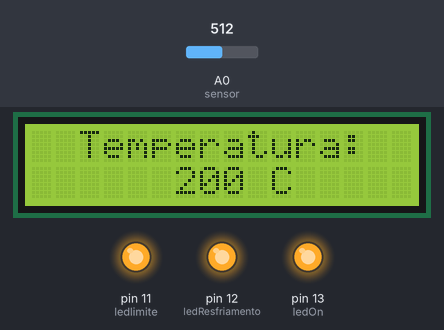
This sketch was run on a simulated Arduino Uno, built with avr-gcc and run on an emulated ATmega328P. On the bench: 16×2 character LCD, output pins drawn as LEDs (lit = HIGH). The test bench sets the inputs (shaded band); at power-on: A0 (sensor) = 512. What the sketch prints to the serial monitor is not drawn.

Above: at 1.2 s.
1.3 s: A0 (sensor) set to 298
At 2.2 s:
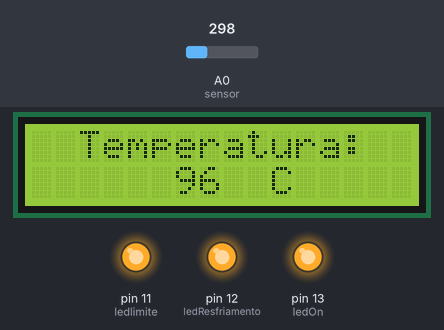
2.9 s: A0 (sensor) set to 273
At 3.6 s:
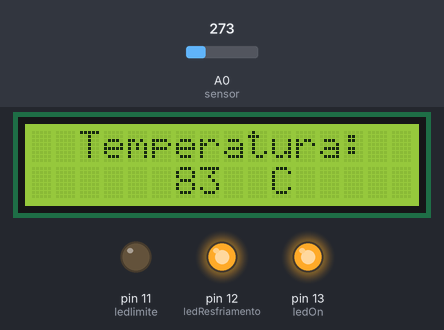
4.4 s: A0 (sensor) set to 235
At 5.2 s:
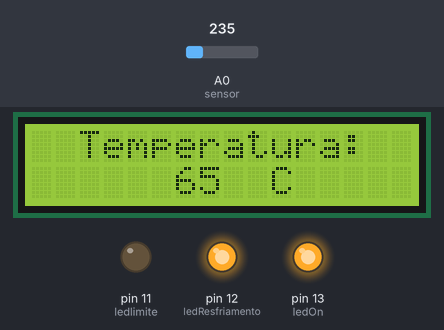
6.0 s: A0 (sensor) set to 211
At 6.8 s:
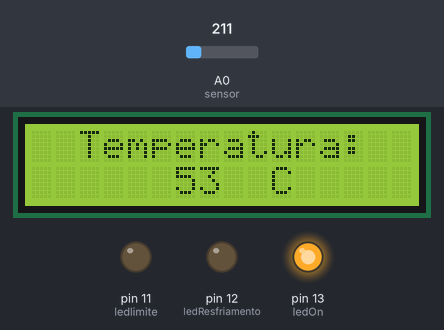
7.6 s: A0 (sensor) set to 511
At 8.5 s:
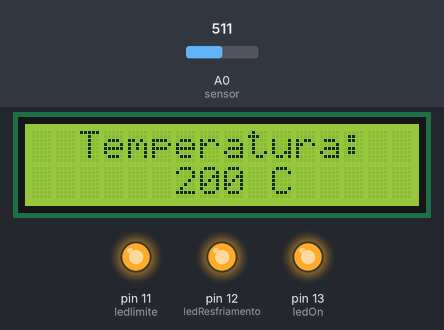
Timing chart, 0 to 10.2 s (numbered marks = the images above; inputs shaded):
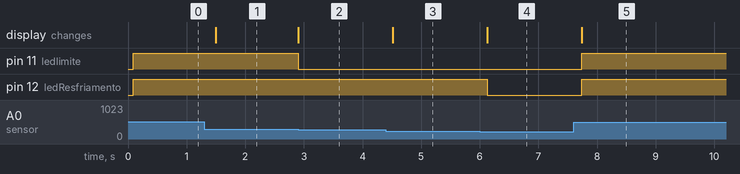

Measured:
- the behaviour switches between 286 and 285 on A0 (sensor) (found by bisection; images 1 and 2)
- the behaviour switches between 227 and 226 on A0 (sensor) (found by bisection; images 3 and 4)
- after the input at 1.3 s, the display: changes after 0.20 s (image 1)
- after the input at 2.9 s, pin 11 (ledlimite): HIGH → LOW at once; the display: changes at once (image 2)
- after the input at 4.4 s, the display: changes after 0.12 s (image 3)
- after the input at 6.0 s, pin 12 (ledResfriamento): HIGH → LOW after 0.13 s; the display: changes after 0.13 s (image 4)
- after the input at 7.6 s, pin 11 (ledlimite), pin 12 (ledResfriamento): LOW → HIGH after 0.14 s; the display: changes after 0.14 s (image 5)

The sketch:

Temperatura.ino
```cpp
#include <LiquidCrystal_I2C.h>
LiquidCrystal_I2C lcd(32, 16, 2); // Inicializa o LCD

// Declaração das constantes para os pinos
const int sensor = A0; // Pino do sensor de temperatura
const int ledOn = 13; // LED indicando que a máquina está ligada
const int ledResfriamento = 12; // LED que indica o sistema de resfriamento
const int ledlimite = 11; // LED indicando limite de temperatura
const int acionarResfriamento = 60; // Temperatura para ligar o sistema de resfriamento
const int limite = 90; // Temperatura limite
const int acionarDesligamento = 110; // Temperatura para desligar a máquina
const int maquinaResfriamento = 3; // Pino sistema de resfriamento
const int ledRele = 2; // Pino máquina
bool maquinaLigada = true; // Indica se a máquina está ligada
int ligarMaquina = 70; // Temperatura para ligar a máquina novamente
int tempC_anterior = 0; // Temperatura anterior
int tempC_display = 0; // Temperatura atual a ser exibida no display

void setup () {
  // Configura os pinos como saída
  pinMode(ledOn, OUTPUT);
  pinMode(ledResfriamento, OUTPUT);
  pinMode(ledlimite, OUTPUT);

  // Liga o LED indicando que a máquina está ligada
  digitalWrite(ledOn, HIGH);

  // Inicializa a comunicação serial
  Serial.begin(9600);

  // Inicializa o LCD e liga o backlight
  lcd.init();
  lcd.backlight();

  // Exibe o texto no LCD
  lcd.setCursor(2, 0);
  lcd.print("Temperatura:");
  lcd.setCursor(10, 1);
  lcd.print("C");
}

void loop () {
  // Lê a tensão do sensor de temperatura e converte para temperatura em Celsius
  float tensao = analogRead(sensor) * (5.0 / 1023.0);
  int tempC = round ((tensao-0.5)*100);

  // Exibe a temperatura no monitor serial
  Serial.print("Temperatura: ");
  Serial.print(tempC);
  Serial.println(" C");

  // Atualiza o display apenas se a temperatura mudou
  if (tempC != tempC_anterior) {
    lcd.setCursor(5, 1);
    lcd.print("    ");
    lcd.setCursor(6, 1);
    lcd.print(tempC);
    tempC_anterior = tempC;
  }

  // Controla o resfriamento da máquina com base na temperatura
  if (tempC <= acionarResfriamento) {
    digitalWrite(ledResfriamento, LOW);
    digitalWrite(maquinaResfriamento, LOW);
  } else {
    digitalWrite(ledResfriamento, HIGH);
    digitalWrite(maquinaResfriamento, HIGH);
  }

  // Liga o LED de limite se a temperatura ultrapassar o limite
  if (tempC >= limite) {
    digitalWrite(ledlimite, HIGH);
  } else {
    digitalWrite(ledlimite, LOW);
  }

  // Desliga a máquina se a temperatura ultrapassar o limite de desligamento
  if (tempC >= acionarDesligamento) {
    maquinaLigada = false;
  }

  // Controla o relé da máquina com base na variável maquinaLigada
  if (maquinaLigada) {
    digitalWrite(ledRele, HIGH);
  } else {
    digitalWrite(ledRele, LOW);
  }

  // Liga a máquina se estiver desligada e a temperatura for inferior ao limite de ligar
  if (!maquinaLigada && tempC <= ligarMaquina) {
    maquinaLigada = true;
  }

  // Aguarda um curto período antes de fazer a próxima leitura
  delay(200);
}
```
